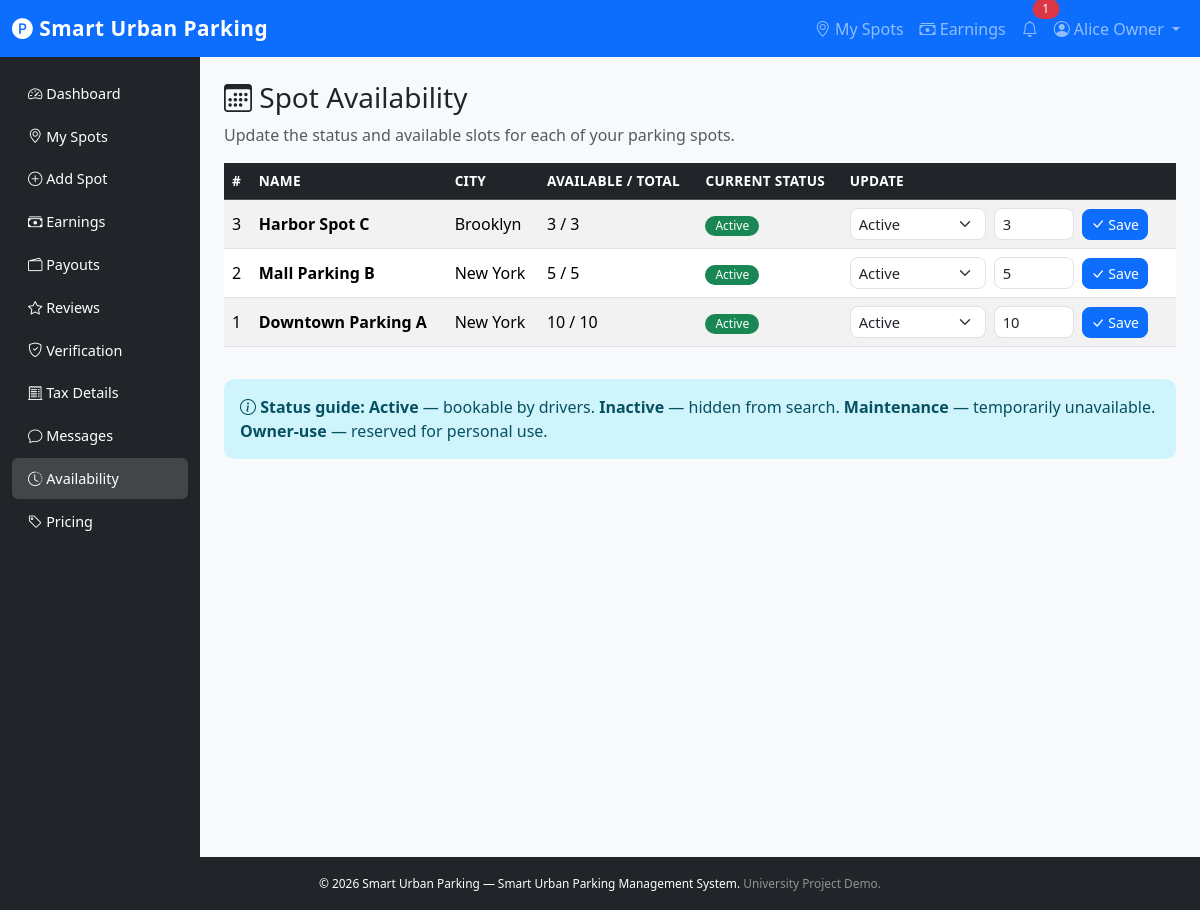
The page /src/public/index.php?page=owner-availability (signed in) on the database its author committed.
### tables this page shows
CREATE TABLE parking_spots (
    id INT UNSIGNED AUTO_INCREMENT PRIMARY KEY,
    owner_id INT UNSIGNED NOT NULL,
    name VARCHAR(100) NOT NULL,
    address VARCHAR(255) NOT NULL,
    city VARCHAR(100) NOT NULL,
    latitude DECIMAL(10,7) DEFAULT NULL,
    longitude DECIMAL(10,7) DEFAULT NULL,
    type ENUM('public','private','reserved') NOT NULL DEFAULT 'public',
    price_per_hour DECIMAL(8,2) NOT NULL DEFAULT 0.00,
    total_slots INT UNSIGNED NOT NULL DEFAULT 1,
    available_slots INT UNSIGNED NOT NULL DEFAULT 1,
    ev_support TINYINT(1) NOT NULL DEFAULT 0,
    status ENUM('active','inactive','maintenance','locked','owner-use') NOT NULL DEFAULT 'active',
    description TEXT DEFAULT NULL,
    image VARCHAR(255) DEFAULT NULL,
    max_vehicle_height_m DECIMAL(5,2) DEFAULT NULL COMMENT 'Max vehicle height (meters) the spot accepts',
    max_vehicle_width_m DECIMAL(5,2) DEFAULT NULL COMMENT 'Max vehicle width (meters)',
    difficulty_rating TINYINT UNSIGNED NOT NULL DEFAULT 3 COMMENT '1=easy .. 5=tight access',
    created_at DATETIME NOT NULL DEFAULT CURRENT_TIMESTAMP,
    updated_at DATETIME NOT NULL DEFAULT CURRENT_TIMESTAMP ON UPDATE CURRENT_TIMESTAMP,
    FOREIGN KEY (owner_id) REFERENCES users(id) ON DELETE CASCADE
);

### src/core/View.php (called while the page is built, shortened)
<?php
class View
{
    private string $viewPath;
    public function __construct()
    {
        $this->viewPath = BASE_PATH . '/views';
    }
    public function render(string $template, array $data = []): void
    {
        extract($data, EXTR_SKIP);
        $file = $this->viewPath . '/' . $template . '.php';
        include $file;
    }
}

### src/core/Controller.php (called while the page is built, shortened)
<?php
require_once BASE_PATH . '/core/View.php';
class Controller
{
    protected View    $view;
    public function __construct()
    {
        $this->view    = new View();
    }
    protected function render(string $template, array $data = []): void
    {
        $this->view->render($template, $data);
    }
}

### src/controllers/OwnerController.php (called while the page is built, shortened)
<?php
require_once BASE_PATH . '/core/Controller.php';
class OwnerController extends Controller
{
    public function availability(): void
    {
        $db = $this->db();
        $spots = $db->prepare(
            "SELECT * FROM parking_spots WHERE owner_id = ? ORDER BY id DESC"
        );
        $spots->execute([current_user_id()]);
        $mySpots = $spots->fetchAll();
        $this->render('owner/availability', ['spots' => $mySpots]);
    }
}

### src/core/Router.php (called while the page is built, shortened)
<?php
class Router
{
    private array $routes = [];
    public function add(string $page, string $controller, string $method): void
    {
        $this->routes[$page] = ['controller' => $controller, 'method' => $method];
    }
    public function dispatch(string $page): void
    {
        $route      = $this->routes[$page];
        $methodName = $route['method'];
        $controller = new $ctrlName();
        $controller->{$methodName}();
    }
}

### src/public/index.php (called while the page is built, shortened)
<?php
require_once BASE_PATH . '/helpers/report_helper.php';
require_once BASE_PATH . '/core/Router.php';
$router = new Router();
$router->add('home', 'HomeController', 'landing');
$router->add('login',    'AuthController', 'login');
$router->add('register', 'AuthController', 'register');
$router->add('logout',   'AuthController', 'logout');
$router->add('profile',          'UserController', 'profile');
$router->add('edit-profile',     'UserController', 'editProfile');
$router->add('delete-profile',   'UserController', 'deleteProfile');
$router->add('language',         'UserController', 'language');
$router->add('change-password',  'UserController', 'changePassword');
$router->add('driver-dashboard',    'DriverController',      'dashboard');
$router->add('driver-emergency',    'DriverController',      'emergencyReport');
$router->add('browse-spots',        'ParkingSpotController', 'browse');
$router->add('nearby-spots',        'ParkingSpotController', 'nearby');
$router->add('book-spot',           'ReservationController', 'bookSpot');
$router->add('reservations',        'ReservationController', 'reservations');
$router->add('reservation-history', 'ReservationController', 'reservationHistory');
$router->add('cancel-reservation',  'ReservationController', 'cancelReservation');
$router->add('extend-reservation',  'ReservationController', 'extendReservation');
$router->add('check-in-out',        'ReservationController', 'checkInOut');
$router->add('navigate',            'ReservationController', 'navigate');
$router->add('vehicles',            'VehicleController',     'vehicles');
$router->add('add-vehicle',         'VehicleController',     'addVehicle');
$router->add('edit-vehicle',        'VehicleController',     'editVehicle');
$router->add('delete-vehicle',      'VehicleController',     'deleteVehicle');
$router->add('set-default-vehicle', 'VehicleController',     'setDefaultVehicle');
$router->add('fines',               'FineController',        'driverFines');
$router->add('pay-fine',            'FineController',        'payFine');
$router->add('appeal-fine',         'AppealController',      'appealFine');
$router->add('favorites',           'SystemController',      'favorites');
$router->add('toggle-favorite',     'SystemController',      'toggleFavorite');
$router->add('waitlist',            'WaitlistController',    'waitlist');
$router->add('join-waitlist',       'WaitlistController',    'joinWaitlist');
$router->add('leave-waitlist',      'WaitlistController',    'leaveWaitlist');
$router->add('driver-reviews',      'ReviewController',      'driverReviews');
$router->add('add-review',          'ReviewController',      'addReview');
$router->add('driver-messages',     'MessageController',     'driverMessages');
$router->add('send-message',        'MessageController',     'sendMessage');
$router->add('owner-dashboard',    'OwnerController',       'dashboard');
$router->add('owner-spots',        'ParkingSpotController', 'ownerSpots');
$router->add('add-spot',           'ParkingSpotController', 'addSpot');
$router->add('edit-spot',          'ParkingSpotController', 'editSpot');
$router->add('delete-spot',        'ParkingSpotController', 'deleteSpot');
$router->add('owner-earnings',     'OwnerController',       'earnings');
$router->add('owner-payouts',      'OwnerController',       'payouts');
$router->add('owner-verification', 'OwnerController',       'verification');
$router->add('owner-availability', 'OwnerController',       'availability');
$router->add('owner-pricing',      'OwnerController',       'pricing');
$router->add('owner-reviews',      'ReviewController',      'ownerReviews');
$router->add('tax-details',        'OwnerController',       'taxDetails');
$router->add('owner-messages',     'MessageController',     'ownerMessages');
$router->add('admin-dashboard',     'AdminController', 'dashboard');
$router->add('admin-users',         'AdminController', 'users');
$router->add('add-user',            'AdminController', 'addUser');
$router->add('delete-user',         'AdminController', 'deleteUser');
$router->add('update-user-status',  'AdminController', 'updateUserStatus');
$router->add('admin-roles',         'AdminController', 'roles');
$router->add('admin-blacklist',     'AdminController', 'blacklist');
$router->add('owners-verification', 'AdminController', 'ownersVerification');
$router->add('admin-fines',         'FineController',  'adminFines');
$router->add('issue-fine',          'FineController',  'issueFine');
$router->add('waive-fine',          'FineController',  'waiveFine');
$router->add('admin-appeals',       'AppealController','adminAppeals');
$router->add('review-appeal',       'AppealController','reviewAppeal');
$router->add('event-zones',         'AdminController', 'eventZones');
$router->add('emergency-override',  'AdminController', 'emergencyOverride');
$router->add('officer-dispatch',    'AdminController', 'officerDispatch');
$router->add('admin-emergency-reports', 'AdminController', 'emergencyReports');
$router->add('system-health',       'AdminController', 'systemHealth');
$router->add('audit-logs',          'AdminController', 'auditLogs');
$router->add('admin-reports',       'ReportController','adminReports');
$router->add('manage-payouts',      'AdminController', 'managePayouts');
$router->add('occupancy',           'AdminController', 'occupancyDashboard');
$router->add('generate-report', 'ReportController', 'generate');
$router->add('revenue',         'ReportController', 'revenue');
$router->add('heatmap',         'ReportController', 'heatmap');
$router->add('export-pdf',      'ReportController', 'exportPdf');
$router->add('occupancy-report','ReportController', 'occupancy');
$router->add('payment-history', 'PaymentController', 'paymentHistory');
$router->add('make-payment',    'PaymentController', 'makePayment');
$router->add('receipt',         'PaymentController', 'receipt');
$router->add('escrow',          'PaymentController', 'escrow');
$router->add('promo-code',      'PaymentController', 'promoCode');
$router->add('notifications',          'NotificationController', 'list');
$router->add('mark-notification-read', 'NotificationController', 'markRead');
$page = trim($_GET['page'] ?? '');
$router->dispatch($page);

### src/views/owner/availability.php (the view, shortened to what this page needs)
<?php require_once BASE_PATH . '/views/layouts/header.php'; ?>
<?php require_once BASE_PATH . '/views/layouts/navbar.php'; ?>
<div class="container-fluid">
    <div class="row">
        <?php require_once BASE_PATH . '/views/layouts/sidebar.php'; ?>
        <div class="col-md-10 p-4">
            <h3><i class="bi bi-calendar3"></i> Spot Availability</h3>
            <p class="text-muted">Update the status and available slots for each of your parking spots.</p>
            <?php if (empty($spots)): ?>
                <div class="alert alert-info">No spots yet. <a href="<?= page_url('add-spot') ?>">Add your first spot!</a></div>
            <?php else: ?>
                <div class="table-responsive">
                    <table class="table table-striped table-hover align-middle">
                        <thead class="table-dark">
                            <tr><th>#</th><th>Name</th><th>City</th><th>Available / Total</th><th>Current Status</th><th>Update</th></tr>
                        </thead>
                        <tbody>
                        <?php foreach ($spots as $s): ?>
                            <tr>
                                <td><?= $s['id'] ?></td>
                                <td><strong><?= htmlspecialchars($s['name']) ?></strong></td>
                                <td><?= htmlspecialchars($s['city']) ?></td>
                                <td><?= $s['available_slots'] ?> / <?= $s['total_slots'] ?></td>
                                <td><?= status_badge($s['status']) ?></td>
                                <td>
                                    <form method="POST" class="d-flex gap-2 align-items-center flex-wrap">
                                        <select name="status" class="form-select form-select-sm" style="width:auto">
                                            <?php foreach (['active','inactive','maintenance','owner-use'] as $st): ?>
                                                <option value="<?= $st ?>" <?= $s['status'] === $st ? 'selected' : '' ?>><?= ucfirst($st) ?></option>
                                            <?php endforeach; ?>
                                        </select>
                                        <input type="number" name="available_slots" class="form-control form-control-sm" style="width:80px"
                                               value="<?= $s['available_slots'] ?>" min="0" max="<?= $s['total_slots'] ?>">
                                        <button type="submit" class="btn btn-primary btn-sm"><i class="bi bi-check-lg"></i> Save</button>
                                    </form>
                                </td>
                            </tr>
                        <?php endforeach; ?>
                        </tbody>
                    </table>
                </div>
                <div class="alert alert-info mt-3">
                    <i class="bi bi-info-circle"></i>
                    <strong>Status guide:</strong>
                    <strong>Active</strong> — bookable by drivers.
                    <strong>Inactive</strong> — hidden from search.
                    <strong>Maintenance</strong> — temporarily unavailable.
                    <strong>Owner-use</strong> — reserved for personal use.
                </div>
            <?php endif; ?>
        </div>
    </div>
</div>
<?php require_once BASE_PATH . '/views/layouts/footer.php'; ?>

### src/helpers/report_helper.php (shortened to what this page needs)
<?php
function status_badge(string $status): string
{
    $map = [
        'active'      => 'success',
        'confirmed'   => 'success',
        'completed'   => 'primary',
        'pending'     => 'warning',
        'waiting'     => 'warning',
        'cancelled'   => 'secondary',
        'failed'      => 'danger',
        'unpaid'      => 'danger',
        'paid'        => 'success',
        'appealed'    => 'info',
        'approved'    => 'success',
        'rejected'    => 'danger',
        'suspended'   => 'warning',
        'blacklisted' => 'danger',
        'online'      => 'success',
        'offline'     => 'danger',
        'error'       => 'warning',
        'locked'      => 'danger',
        'inactive'    => 'secondary',
        'maintenance' => 'warning',
        'owner-use'   => 'info',
        'escrow'      => 'info',
        'refunded'    => 'secondary',
        'no_show'     => 'dark',
        'notified'    => 'info',
        'waived'      => 'success',
        'processing'  => 'info',
        'maintenance' => 'warning',
        'inactive'    => 'secondary',
    ];
    $color = $map[$status] ?? 'secondary';
    $safe  = htmlspecialchars(ucfirst($status), ENT_QUOTES, 'UTF-8');
    return "<span class=\"badge bg-{$color}\">{$safe}</span>";
}

### src/public/assets/css/style.css (style rules this page uses)
body { background-color: #f8f9fa; font-family: 'Segoe UI', Tahoma, Geneva, Verdana, sans-serif; }
.app-shell { min-height: 100vh; display: flex; flex-direction: column; }
.table th { font-weight: 600; font-size: 0.85rem; text-transform: uppercase; letter-spacing: 0.3px; }
.badge { font-size: 0.75rem; font-weight: 500; padding: 4px 10px; border-radius: 50px; }
.btn { border-radius: 8px; font-weight: 500; }
.alert { border-radius: 10px; border: none; }
.form-control, .form-select { border-radius: 8px; border: 1.5px solid #dee2e6; font-size: 0.92rem; }

### rows shown on the page
parking_spots: id "3", name "Harbor Spot C", city "Brooklyn", available_slots "3", total_slots "3", status "Active"
parking_spots: id "2", name "Mall Parking B", city "New York", available_slots "5", total_slots "5", status "Active"
parking_spots: id "1", name "Downtown Parking A", city "New York", available_slots "10", total_slots "10", status "Active"

### other values the page prints
APP_NAME "Smart Urban Parking"
$unread "1"
current_user()['name'] "Alice Owner"
